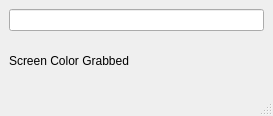
<?xml version="1.0" encoding="UTF-8"?>
<ui version="4.0">
 <class>MainWindow</class>
 <widget class="QMainWindow" name="MainWindow">
  <property name="geometry">
   <rect>
    <x>0</x>
    <y>0</y>
    <width>273</width>
    <height>116</height>
   </rect>
  </property>
  <property name="windowTitle">
   <string>MainWindow</string>
  </property>
  <widget class="QWidget" name="centralwidget">
   <layout class="QHBoxLayout" name="horizontalLayout">
    <item>
     <layout class="QVBoxLayout" name="verticalLayout">
      <item>
       <widget class="QLineEdit" name="lineEdit"/>
      </item>
      <item>
       <widget class="QLabel" name="label">
        <property name="text">
         <string>Screen Color Grabbed</string>
        </property>
       </widget>
      </item>
     </layout>
    </item>
   </layout>
  </widget>
  <widget class="QMenuBar" name="menubar">
   <property name="geometry">
    <rect>
     <x>0</x>
     <y>0</y>
     <width>273</width>
     <height>22</height>
    </rect>
   </property>
  </widget>
  <widget class="QStatusBar" name="statusbar"/>
 </widget>
 <resources/>
 <connections/>
</ui>
